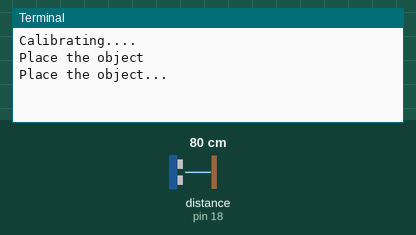
Simulated run of this program. Board: Raspberry Pi (header pin numbers). On the bench: the last lines printed to the terminal. Inputs (shaded band) come from the test bench; at power-on: distance to the obstacle (sensor on pin 18) 80 cm. The echo pulse lasts 58.3 µs per cm; the clock reads 2024-03-15 10:24:30 at power-on unless the program sets it.

Above: at 3.2 s.
3.3 s: distance to the obstacle (sensor on pin 18) set to 33 cm
At 4.7 s:
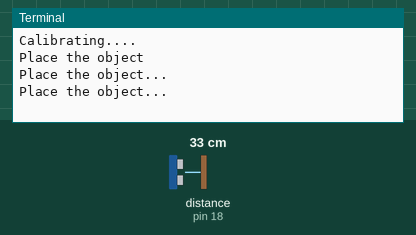
6.0 s: distance to the obstacle (sensor on pin 18) set to 27 cm
At 6.3 s:
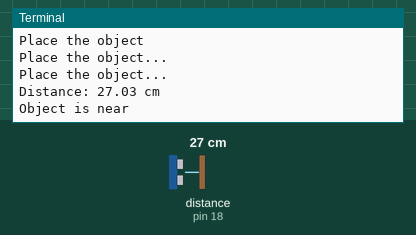

Measured:
- the behaviour switches between 30 and 29 cm on distance to the obstacle (sensor on pin 18) (found by bisection; images 1 and 2)
- after the input at 6.0 s, the terminal: prints a new line at once (image 2)

The program:

ultrasonic.py
```python
import RPi.GPIO as GPIO
import time

GPIO.setmode(GPIO.BOARD)

TRIG = 16
ECHO = 18

GPIO.setup(TRIG, GPIO.OUT)
GPIO.setup(ECHO, GPIO.IN)

GPIO.output(TRIG, GPIO.LOW)

print("Calibrating....")
time.sleep(2)
print("Place the object")

try:
    while True:
        GPIO.output(TRIG, GPIO.HIGH)
        time.sleep(0.00001)
        GPIO.output(TRIG, GPIO.LOW)

        while GPIO.input(ECHO) == 0:
            pulse_start = time.time()

        while GPIO.input(ECHO) == 1:
            pulse_end = time.time()

        pulse_duration = pulse_end - pulse_start
        distance = pulse_duration * 17150
        distance = round(distance, 2)

        if 5 <= distance <= 30:
            print("Distance:", distance, "cm")
            print("Object is near")
        else:
            print("Place the object...")

        time.sleep(2)

except KeyboardInterrupt:
    GPIO.cleanup()
```
